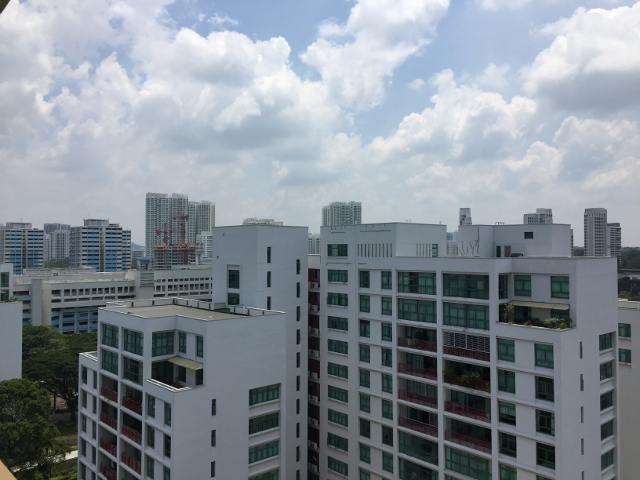
#> input picture CA1/im01.jpg, 640 x 480 px
$ jupyter execute CA1_Part2.ipynb
#> lines starting #> are read from the running program, lines starting #| are printed output that depends on the picture; after the words box and inside, x2 and y2 are one past the last pixel; in counts of white or black regions, pixels touching at a corner belong together
# Part 2: SIFT Features and Descriptors

[cell 1]
import cv2
import numpy as np
import matplotlib.pyplot as plt

Extract SIFT keypoints from im01.jpg using any publicly available SIFT code. Show the keypoints on the images,

[cell 2]
# read image
img =cv2.imread('im01.jpg',cv2.IMREAD_COLOR)
#> img is the input picture: shape (480, 640, 3); mean B, G, R 148.8, 140.9, 132.5
gray = cv2.cvtColor(img,cv2.COLOR_BGR2GRAY)
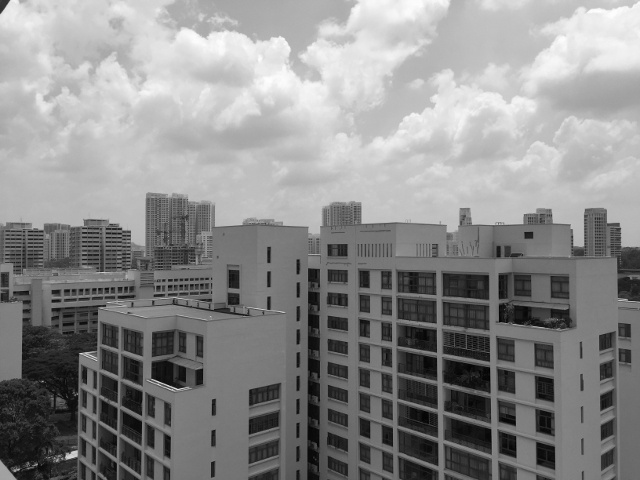
#> gray: shape (480, 640); min 0, max 254, mean 139.3
plt.imshow(gray,plt.cm.gray)

[cell 3]
#SIFT
sift = cv2.SIFT_create()
# keypoints detection
kp,des = sift.detectAndCompute(gray,None)
#> kp = 1602 keypoints; strongest (x, y, size): (69, 456, 5), (545, 422, 13.4), (545, 388, 14.2), (508, 445, 12.2)
# plot keypoints
cv2.drawKeypoints(img,kp,img,flags=cv2.DRAW_MATCHES_FLAGS_DRAW_RICH_KEYPOINTS)
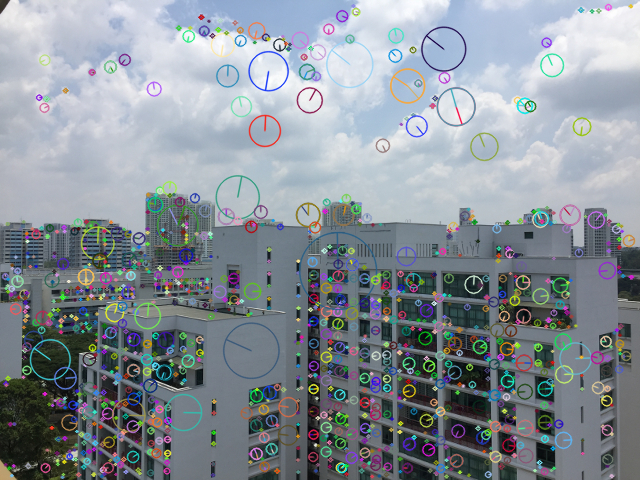
#> img: shape (480, 640, 3); 18.98% of pixels changed, all inside (x1, y1, x2, y2) = (1, 3, 636, 479)

[cell 4]
# plot
plt.figure(figsize=(8,6),dpi=100)
plt.imshow(img[:,:,::-1])
plt.title('SIFT')
plt.xticks([])
plt.yticks([])
plt.show

$ run again, with CA1/im02.jpg copied over CA1/im01.jpg
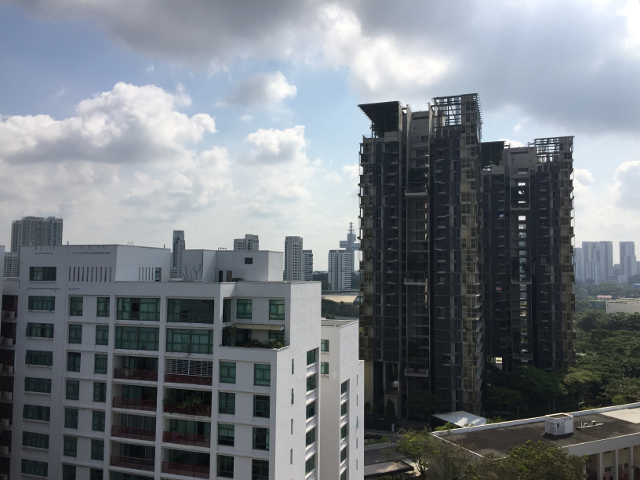
#> input picture CA1/im02.jpg, 640 x 480 px
#> img is the input picture: shape (480, 640, 3); mean B, G, R 130.5, 124.4, 118.6
#> `gray = cv2.cvtColor(img,cv2.COLOR_BGR2GRAY)`:
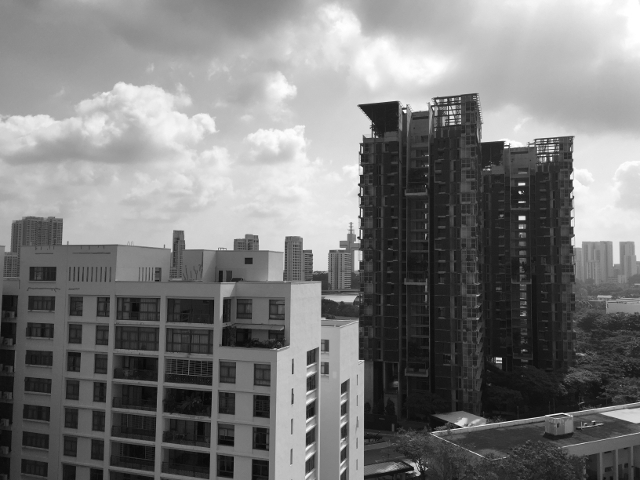
#> gray: shape (480, 640); min 5, max 255, mean 123.4
#> kp = 1225 keypoints; strongest (x, y, size): (522, 218, 3.8), (520, 192, 1.8), (405, 111, 2.1), (523, 184, 2.1)
#> `cv2.drawKeypoints(img,kp,img,flags=cv2.DRAW_MATCHES_FLAGS_DRAW_RICH_KE..`:
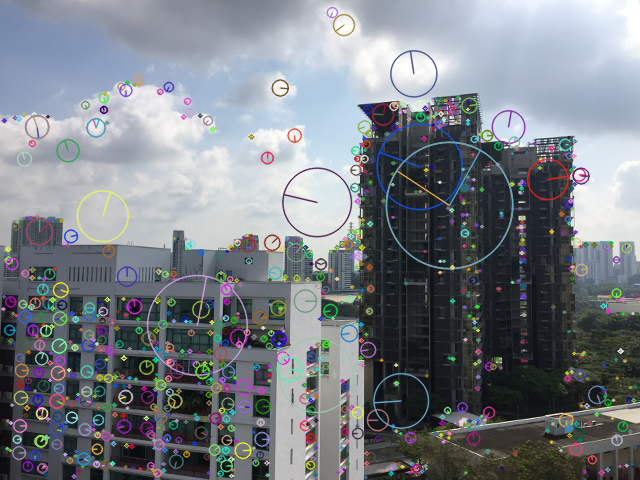
#> img: shape (480, 640, 3); 15.19% of pixels changed, all inside (x1, y1, x2, y2) = (0, 6, 638, 480)

$ run again, with CA1/im03.jpg copied over CA1/im01.jpg
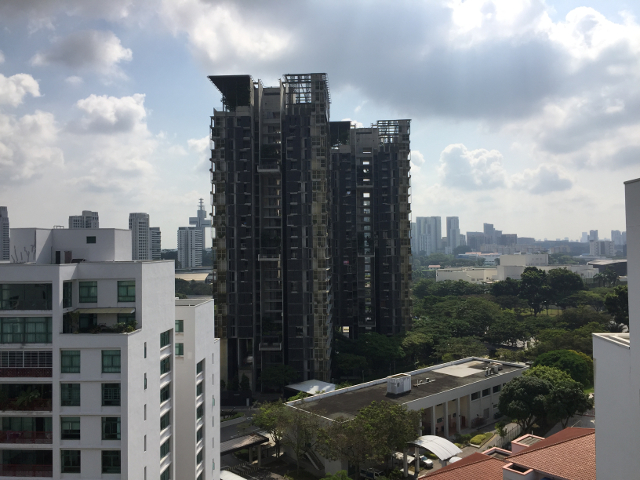
#> input picture CA1/im03.jpg, 640 x 480 px
#> img is the input picture: shape (480, 640, 3); mean B, G, R 127.2, 124.1, 119.9
#> `gray = cv2.cvtColor(img,cv2.COLOR_BGR2GRAY)`:
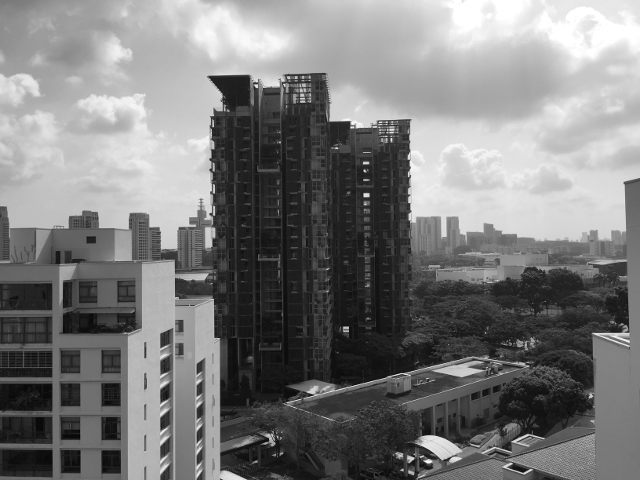
#> gray: shape (480, 640); min 3, max 255, mean 123.2
#> kp = 1110 keypoints; strongest (x, y, size): (256, 86, 2.2), (410, 459, 4.1), (364, 163, 2.2), (366, 163, 2.9)
#> `cv2.drawKeypoints(img,kp,img,flags=cv2.DRAW_MATCHES_FLAGS_DRAW_RICH_KE..`:
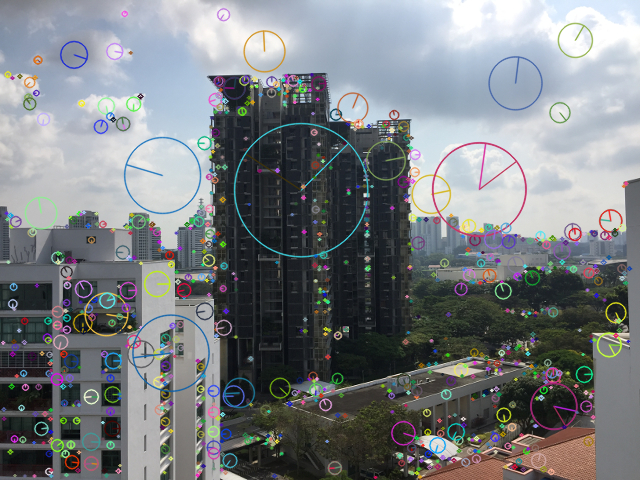
#> img: shape (480, 640, 3); 13.67% of pixels changed, all inside (x1, y1, x2, y2) = (0, 7, 633, 479)

$ run again, with CA1/im04.jpg copied over CA1/im01.jpg
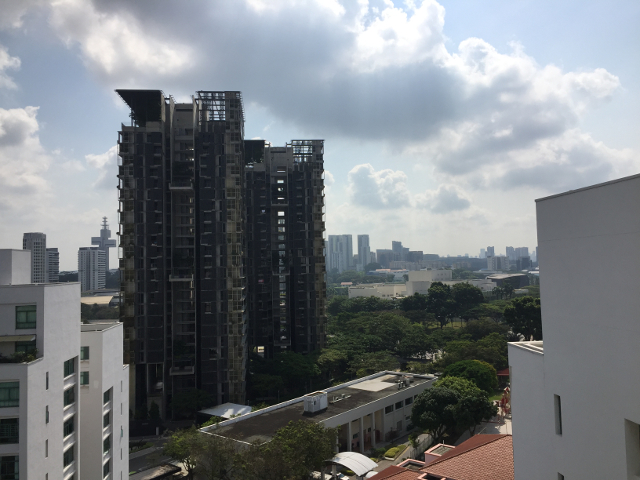
#> input picture CA1/im04.jpg, 640 x 480 px
#> img is the input picture: shape (480, 640, 3); mean B, G, R 128.8, 124.8, 120.2
#> `gray = cv2.cvtColor(img,cv2.COLOR_BGR2GRAY)`:
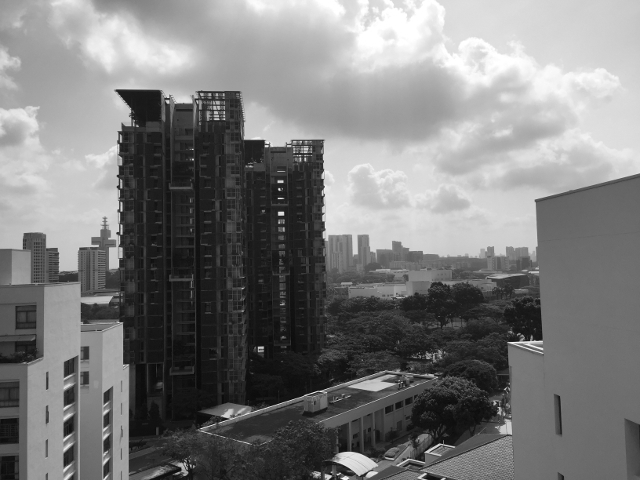
#> gray: shape (480, 640); min 4, max 255, mean 123.9
#> kp = 806 keypoints; strongest (x, y, size): (281, 213, 3.5), (168, 102, 2.2), (317, 474, 4.2), (262, 347, 2)
#> `cv2.drawKeypoints(img,kp,img,flags=cv2.DRAW_MATCHES_FLAGS_DRAW_RICH_KE..`:
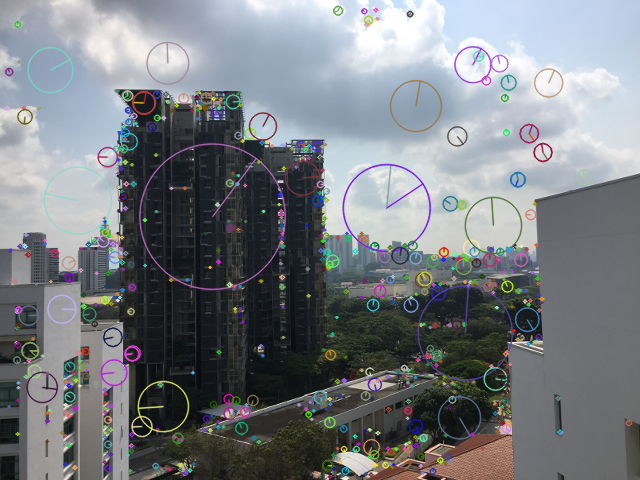
#> img: shape (480, 640, 3); 10.5% of pixels changed, all inside (x1, y1, x2, y2) = (3, 5, 633, 480)
